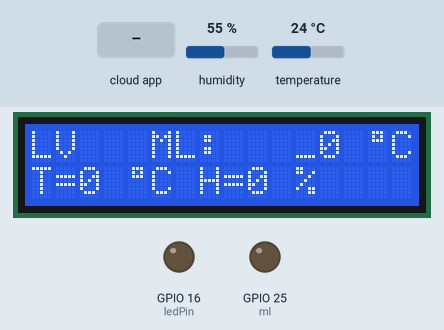
Simulated run of this sketch. Board: ESP32. Shown: 16×2 character LCD, output pins drawn as LEDs (lit = HIGH). Inputs (shaded band) come from the test bench; at power-on: humidity 55 %, temperature 24 °C. WiFi joins after 1.5 s; servers stay silent unless stated; the Firebase database answers and starts empty; what the sketch prints to the serial monitor is not drawn.

Above: at 2.7 s.
2.8 s: the phone or cloud app sets MAYLANH to ON
At 4.2 s:
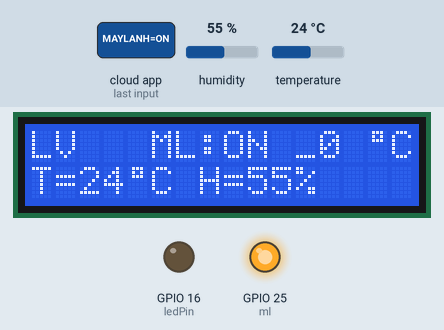
5.3 s: the phone or cloud app sets CANHBAO to ON
At 7.1 s:
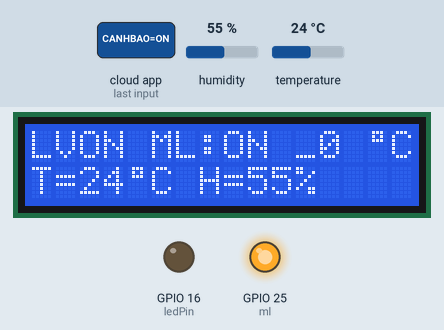
7.4 s: the phone or cloud app sets CANHBAO to 1
At 8.7 s:
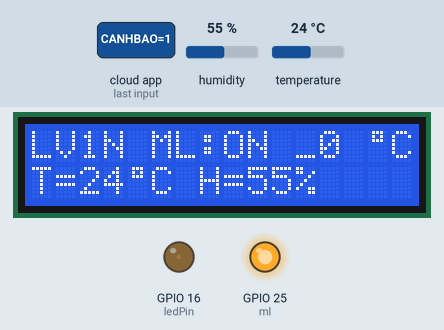
9.2 s: the phone or cloud app sets MAYLANH to OFF
At 9.6 s:
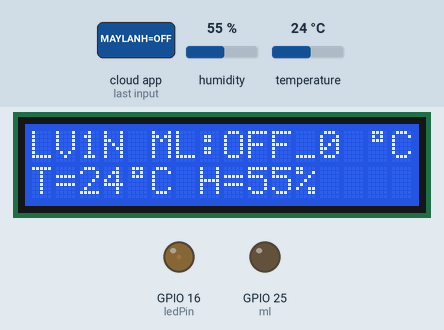
10.7 s: the phone or cloud app sets CANHBAO to OFF
At 12.5 s:
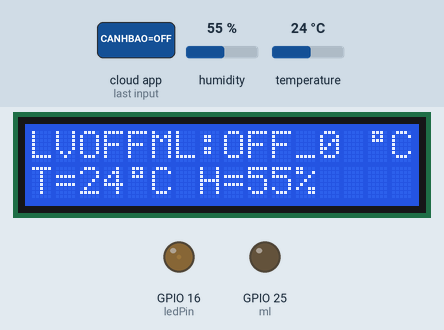
12.8 s: the phone or cloud app sets CANHBAO to 4
At 14.2 s:
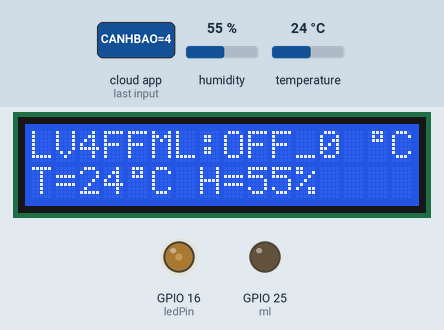
Timing chart, 0 to 15.6 s (numbered marks = the images above; inputs shaded):
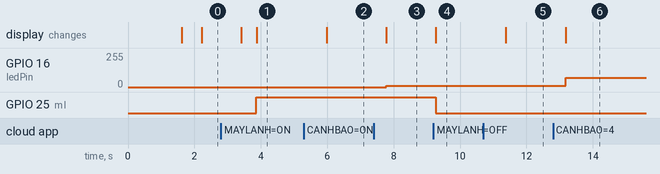

Measured:
- after the input at 2.8 s, GPIO 25 (ml): LOW → HIGH after 1.1 s; the display: first differs from a run without the input after 1.1 s (image 1)
- after the input at 5.3 s, the display: changes after 0.68 s (image 2)
- after the input at 7.4 s, GPIO 16 (ledPin): 0/255 → 10/255 after 0.38 s; the display: changes after 0.38 s (image 3)
- after the input at 9.2 s, GPIO 25 (ml): HIGH → LOW after 0.07 s; the display: changes after 0.07 s (image 4)
- after the input at 10.7 s, the display: changes after 0.68 s (image 5)
- after the input at 12.8 s, GPIO 16 (ledPin): 10/255 → 70/255 after 0.38 s; the display: changes after 0.38 s (image 6)

The sketch:

TT_iot_firebase_esp32_DHT_capdoden_LCD.ino
```cpp
#include <WiFi.h>
#include <FirebaseESP32.h>
#include <SimpleDHT.h>
#include <Wire.h>
#include <LiquidCrystal_I2C.h>
LiquidCrystal_I2C lcd (0x27, 16,2); // Tạo đối tượng LCD và chỉ định các chân

#define WIFI_SSID "AndroidAP"
#define WIFI_PASSWORD "tai100865"

#define FIREBASE_HOST "https://ttiots-ff1e4-default-rtdb.firebaseio.com/"
#define FIREBASE_AUTH "VeWpvhdazRsRKH1xe2mNogFWEEbcxmdsbnPf5Wwj"

FirebaseData fbdo;
String path;
String path1;
String path2;

#define LED 2
#define ml 25
int pinDHT11 = 4;
SimpleDHT11 dht11;
byte temperature = 0;
byte humidity = 0;

const int ledPin = GPIO_NUM_16; //RX2
// setting PWM properties
const int freq = 5000;
const int ledChannel = 0;
const int resolution = 8;

String maylanh;
int nhietdoml;
//LCD độ C
byte degree[8] = {
  0B01110,
  0B01010,
  0B01110,
  0B00000,
  0B00000,
  0B00000,
  0B00000,
  0B00000
};

void setup() {
  Serial.begin(9600);
  pinMode(ml, OUTPUT);
  // put your setup code here, to run once:
  ledcSetup(ledChannel, freq, resolution);
  ledcAttachPin(ledPin, ledChannel);
  WiFi.begin(WIFI_SSID, WIFI_PASSWORD);
  Serial.print("Connecting to Wi-Fi");
  while (WiFi.status() != WL_CONNECTED)
  {
    Serial.print(".");
    delay(300);
  }
  Serial.println();
  Serial.print("Connected with IP: ");
  Serial.println(WiFi.localIP());
  Serial.println();

  Firebase.begin(FIREBASE_HOST, FIREBASE_AUTH);
  Firebase.reconnectWiFi(true);


  //Set database read timeout to 1 minute (max 15 minutes)
  Firebase.setReadTimeout(fbdo, 1000 * 60);
  //tiny, small, medium, large and unlimited.
  //Size and its write timeout e.g. tiny (1s), small (10s), medium (30s) and large (60s).
  Firebase.setwriteSizeLimit(fbdo, "tiny");
  path = "/PHONGNGU";
  path1 = "/PHONGBEP";
  path2 = "/PHONGKHACH";

  lcd.init(); // LCD 16x2
  lcd.backlight();
  lcd.setCursor(0, 0); //(cot,hang) cot:0-15,hang:0-1
  lcd.print("LV");
  lcd.createChar(1, degree); // độ C

  lcd.setCursor(5, 0); //(cot,hang) cot:0-15,hang:0-1
  lcd.print("ML:");
  lcd.setCursor(11, 0); //(cot,hang) cot:0-15,hang:0-1
  lcd.print("_");
}

void loop() {
  // put your main code here, to run repeatedly:
     readDHT11();
     Firebase.setInt(fbdo, path + "/NHIETDO",temperature); // GỬI DỮ LIỆU NHIỆT ĐỘ LÊN firebase
     Firebase.setInt(fbdo, path + "/DOAM",humidity);  //GỬI DỮ LIỆU ĐỘ ẨM LÊN firebase

      if(Firebase.getString(fbdo,path2 + "/MAYLANH"))
      {
        if(fbdo.stringData() == "ON")
        {
           digitalWrite(ml, HIGH);
           lcd.setCursor(8, 0); //(cot,hang) cot:0-15,hang:0-1
           lcd.print("ON ");
        }
        else if(fbdo.stringData()== "OFF")
        {
          digitalWrite(ml, LOW);
          lcd.setCursor(8, 0); //(cot,hang) cot:0-15,hang:0-1
          lcd.print("OFF");
        }
      }

      if(Firebase.getInt(fbdo,path2 + "/NHIETDO"))
      {
        lcd.setCursor(12, 0); //(cot,hang) cot:0-15,hang:0-1
        lcd.print(fbdo.intData());
        lcd.setCursor(14, 0); //(cot,hang) cot:0-15,hang:0-1
        lcd.write(1);
        lcd.setCursor(15, 0);
        lcd.print("C");
      }

      if(Firebase.getString (fbdo,path1 + "/CANHBAO"))
  {
    Serial.println("Download success: " + String(fbdo.stringData()));
    if(fbdo.stringData() == "1")
       ledcWrite(ledChannel, 10);
      else if(fbdo.stringData() == "2")
       ledcWrite(ledChannel, 30);
       else if(fbdo.stringData() == "3")
       ledcWrite(ledChannel, 50);
       else if(fbdo.stringData() == "4")
       ledcWrite(ledChannel, 70);
       else if(fbdo.stringData() == "5")
       ledcWrite(ledChannel, 100);
       else if(fbdo.stringData() == "6")
       ledcWrite(ledChannel, 120);
       else if(fbdo.stringData() == "7")
       ledcWrite(ledChannel, 150);
       else if(fbdo.stringData() == "8")
       ledcWrite(ledChannel, 170);
       else if(fbdo.stringData() == "9")
       ledcWrite(ledChannel, 230);
       else if(fbdo.stringData() == "10")
       ledcWrite(ledChannel, 255);
    else if(fbdo.stringData() == "0")
     ledcWrite(ledChannel, 0);
    lcd.setCursor(2, 0);
    lcd.print((fbdo.stringData()));
  }else {
    Serial.println("Download fail: " + String(fbdo.doubleData()));
  }
  delay(1000);
}

void readDHT11()
{
  // start working...
  Serial.println("=================================");
  Serial.println("Sample DHT11...");
  lcd.setCursor(0, 1);
   lcd.print("T=");
   lcd.setCursor(2, 1);
   lcd.print(temperature);
   lcd.setCursor(4, 1);
   lcd.write(1);
   lcd.setCursor(5, 1);
   lcd.print("C");

   lcd.setCursor(7, 1);
   lcd.print("H=");
   lcd.setCursor(9, 1);
   lcd.print(humidity);
   lcd.setCursor(11, 1);
   lcd.print("%");

  // read without samples.
  if (dht11.read(pinDHT11, &temperature, &humidity, NULL)) {
    Serial.print("Read DHT11 failed.");
  }
}
```
